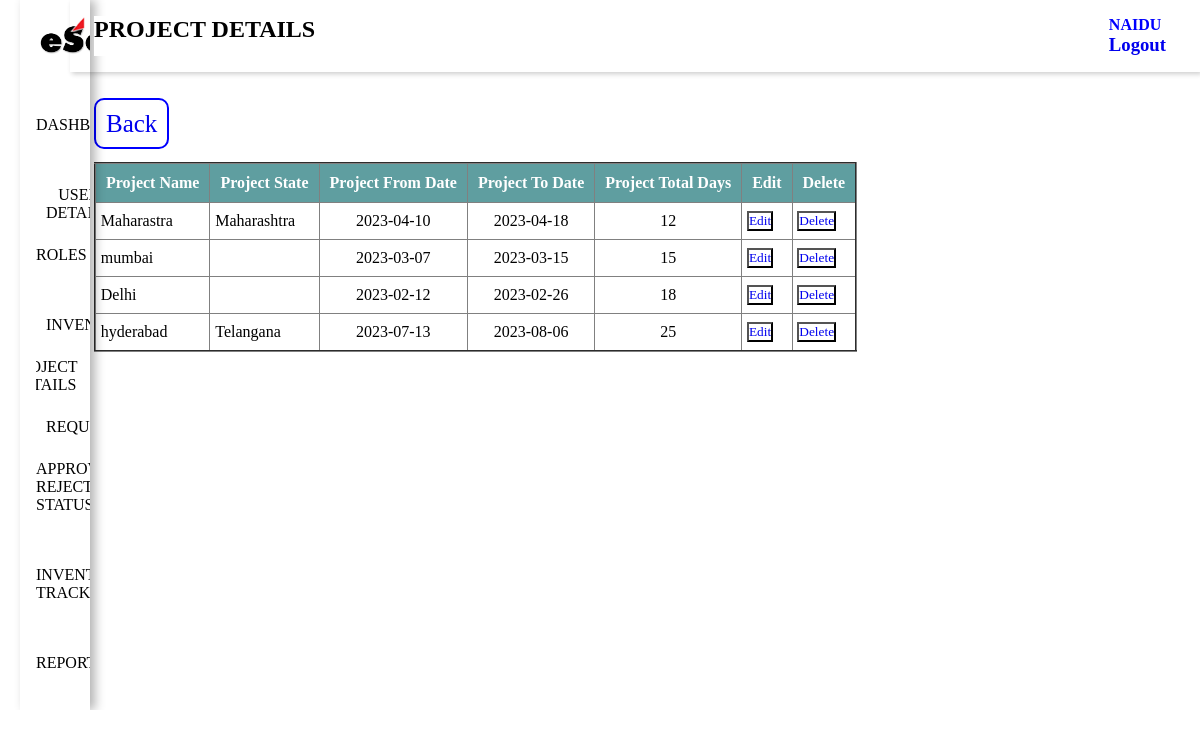
Screenshot of /projectdisplay.php (signed in) with the database file from the repository.
### tables this page shows
CREATE TABLE `rolemasterinfo` (
  `roleid` varchar(100) NOT NULL,
  `rolename` varchar(100) NOT NULL,
  `employeelist` varchar(200) NOT NULL,
  `employeecreation` varchar(150) NOT NULL,
  `employeeupdate` varchar(200) NOT NULL,
  `employeedelete` varchar(200) NOT NULL,
  `roles` varchar(200) NOT NULL,
  `inventorylist` varchar(200) NOT NULL,
  `inventorycreation` varchar(200) NOT NULL,
  `requestlist` varchar(200) NOT NULL,
  `requestcreation` varchar(100) NOT NULL,
  `report` varchar(100) NOT NULL,
  `approvalrejectedstatus` varchar(100) NOT NULL,
  `projectlist` varchar(100) NOT NULL,
  `projectcreation` varchar(100) NOT NULL,
  `projectupdate` varchar(100) NOT NULL,
  `projectdelete` varchar(100) NOT NULL,
  `inventorytracking` varchar(100) NOT NULL
);

CREATE TABLE `employcreation` (
  `empid` varchar(200) NOT NULL,
  `empname` varchar(249) NOT NULL,
  `mobileno` int(11) NOT NULL,
  `email` varchar(150) NOT NULL,
  `role` varchar(200) NOT NULL,
  `gender` varchar(250) NOT NULL,
  `password` varchar(200) NOT NULL,
  `createdby` varchar(123) NOT NULL,
  `createdon` timestamp NOT NULL DEFAULT current_timestamp(),
  `updatedby` varchar(123) NOT NULL,
  `updatedon` timestamp NOT NULL DEFAULT current_timestamp()
);

CREATE TABLE `project_details` (
  `Projectid` varchar(200) NOT NULL,
  `Projectname` varchar(250) NOT NULL,
  `projectstate` varchar(200) NOT NULL,
  `Projectstatus` varchar(200) NOT NULL,
  `Projectfromdate` date NOT NULL,
  `Projecttodate` date NOT NULL,
  `Totalduration` int(11) NOT NULL,
  `createdby` varchar(100) NOT NULL,
  `createdon` timestamp NOT NULL DEFAULT current_timestamp(),
  `updatedby` varchar(100) NOT NULL,
  `updatedon` timestamp NOT NULL DEFAULT current_timestamp()
);

### projectdisplay.php (the view, shortened to what this page needs)
<?php
include "config.php";
$query = mysqli_query($conn,"SELECT * FROM `employcreation` WHERE `empid`='".$_SESSION['empid']."' AND `password` = '".$_SESSION['password']."'");
while($row = mysqli_fetch_row($query)){
     $id = $row[4];
     $name = $row[1];
}
?>
<?php
$separateQuery = "SELECT `projectlist` FROM `rolemasterinfo` WHERE `roleid` = '$id'";
$separateResult = mysqli_query($conn,$separateQuery);
while($separateRow = mysqli_fetch_assoc($separateResult)){
    if($separateRow['projectlist'] == 1){
?>
<!DOCTYPE html>
<html lang="en">
<head>
    <link rel="stylesheet" href="task1.css">
    <link rel="stylesheet" href="hover.css">
</head>
    <div class="sidebar">
            <div class="sidebar-brand">
                <span id="kleenpulse"><img src="esoft.jpg" alt=""></span>
            </div>
            <div class="sidebar-menu">
            <ul>
                    <li>
                        <?php
                        $separatePageQuery = "SELECT * FROM `rolemasterinfo` WHERE `roleid` = '$id' ";
                        $separatePageResult = mysqli_query($conn,$separatePageQuery);
                        while($separatePageRow = mysqli_fetch_assoc($separatePageResult)){
                            ?>
                            <div>
                                <a href="task1.php">Dashboard</a>
                            </div>
                            <?php
                            if($separatePageRow['employeecreation'] == 1){
                                ?>
                                 <div class="dropdown">
                                                <button class="dropbtn" style="position:relative;">user details</button>
                                                </div>
                                <?php
                            }
                            if($separatePageRow['roles'] == 1){
                                ?>
                                 <div>
                                                <a href="rolespage.php" >Roles</a>
                                                </div>
                                <?php
                            }
                            if($separatePageRow['inventorycreation'] == 1){
                                ?>
                                <div class="dropdown">
                                                <button class="dropbtn">Inventory</button>
                                                </div>
                                <?php
                            }
                            if($separatePageRow['projectcreation'] == 1){
                                ?>
                                  <div class="dropdown">
                                                <button class="dropbtn" style="position:relative;right:36px;">Project Details</button>
                                                </div>
                                <?php
                            }
                            if($separatePageRow['requestcreation'] == 1){
                                ?>
                                  <div class="dropdown">
                                                <button class="dropbtn">Requests</button>
                                                </div>
                                <?php
                            }
                            if($separatePageRow['approvalrejectedstatus'] == 1){
                                ?>
                                <div>
                                                <a href="status.php">Approval Rejected Status</a>
                                                </div>
                                <?php
                            }
                                ?>
                                <?php
                            if($separatePageRow['inventorytracking'] == 1){
                                ?>
                                <div>
                                    <a href="dispatch.php">Inventory tracking</a>
                                </div>
                                <?php
                            }
                            if($separatePageRow['report'] == 1){
                             ?>
                              <div>
                                               <a href="report.php">Reports</a>
                                               </div>
                             <?php
                            }
                        }
                        ?>
                    </li>
                </ul>
            </div>
    </div>
    <div class="main-wrapper">
    <div class="main-content">
            <header>
                <h2 class="heading" id="dashboard">
                    Project Details
                    </h2>
                <div class="user-wrapper">
                    <div>
                        <h4><?php echo $name ; ?> </h4>
                        <h3><a href="index.php">Logout</a></h3>
                    </div>
                </div>
            </header>
             <main style="margin-top:0px;">
    <a href="task1.php" style= "font-size: 25px;
    border: 2px solid blue;
    border-radius: 10px;
    padding: 10px;
    position:relative;
    top:30px;">Back</a>
<br><br>
<?php
include "config.php";
$sql = "SELECT * FROM `project_details`";
$result = $conn->query($sql);
?>
<table border="2">
<br><br>
<tr  class="form">
    <th>Project Name</th>
    <th>Project State</th>
    <th>Project From Date</th>
    <th>Project To Date</th>
    <th>Project Total Days</th>
    <th>Edit</th>
    <th>Delete</th>
</tr>
<tbody  style ="text-align:center">
                <?php
                if($result){
                    while($row = mysqli_fetch_assoc($result)){
                        $Projectid = $row['Projectid'];
                        $Projectname = $row['Projectname'];
                        $Projectstate = $row['projectstate'];
                        $Projectfromdate = $row['Projectfromdate'];
                        $Projecttodate = $row['Projecttodate'];
                        $Totalduration = $row['Totalduration'];
            echo '<tr>
            <td>'.$Projectname.'</td>
            <td>'.$Projectstate.'</td>
            <td style="text-align:center;">'.$Projectfromdate.'</td>
            <td style="text-align:center;">'.$Projecttodate.'</td>
            <td style="text-align:center;">'.$Totalduration.'</td>
            <td>
            <button class="btn btn-primary"><a href="projectupdate.php? updateid='.$Projectid.' " class="text-light">Edit</a></button>
            </td>
            <td>
            <button class="btn btn-danger"><a href="projectdelete.php? deleteid='.$Projectid.' " class="text-light">Delete</a></button>
            </td>
            </tr>
            ';
                        ?>
                        <?php
                    }
                }
                    ?>
            </tbody>
</table>
</body>
</main>
</html>
        <?php
    }
    }
?>

### task1.css (style rules this page uses)
:root { --for-heading: #3b026b; --color-dark: #1d2231; --text-grey: #8390a2; --dark-BG: #001623; --content-BG: #022d47; --dark-text: #b200ff; --icon-color: #520293; --purple: linear-gradient(45deg, #99013e, #7f02ed); --pink: linear-gradient(45deg, #770233, #ff0066); --orange: linear-gradient(45deg, #ff9000, #ffd400); --moon: linear-gradient(45deg, #ff9000, #7f02ed); --moon-only: linear-gradient(45deg, #fff, #7f02ed); --sun: linear-gradient(45deg, #ffc700, #8300ff); --transition: all 400ms; --new-content: rgba(255, 255, 255, .5); --indicator: rgba(255, 255, 255,.7) }
* { padding: 0; margin: 0; font-family: Poppins; box-sizing: border-box; outline: none; user-select: none; list-style-type: none; text-decoration: none; transition: all 400ms; overflow-x: hidden; background-color: white; }
.sidebar { width: 170px; position: fixed; left: 0; top: 0; margin-left:20px; height: 100%; backdrop-filter: blur(6px); box-shadow: 5px 0 10px rgba(0, 0, 0, .3); z-index: 100; transition: width 300ms; }
.sidebar-brand { height: 90px; padding: 1rem 0rem 1rem 2rem; }
.sidebar-brand span { display: inline-block; padding-right: 1rem; }
.sidebar-menu li { width: 100%; margin-bottom: 1.7rem; padding-left: 1rem; }
.sidebar-menu a { display: block; color: black; text-transform: uppercase; font-weight: 500; overflow: hidden; }
.sidebar-menu { margin-top: 1rem; }
.main-content { transition: margin-left 300ms; margin-left: 250px; background: rgba(0, 0, 0, .2); }
header { background: var(--new-BG); display: flex; justify-content: space-between; padding: 1rem 1.5rem; box-shadow: 2px 2px 5px rgba(0, 0, 0, .2); position: fixed; left: 250px; width: calc(100% - 250px); top: 0; z-index: 100; transition: left 300ms; }
header h2 { color: black; text-transform: uppercase; }
.user-wrapper { display: flex; align-items: center; padding: 0 10px; }
.user-wrapper div h4 { color: blue; }
h4 { text-transform:uppercase; }
main { margin-top: 0px; padding: 5rem 1.5rem; min-height: calc(100vh - 90px); }
.heading { color:black; }
table { border-collapse: collapse; }
td { padding: .5rem 0.3rem; font-size: 1rem; color: #000; }
@media only screen and (max-width: 1200px) { .sidebar { width: 70px; } }
@media only screen and (max-width: 1200px) { .sidebar .sidebar-brand, .sidebar li { padding-left: 1rem; text-align: center; } }
@media only screen and (max-width: 1200px) { .sidebar li a { margin-bottom: 2rem !important; } }
@media only screen and (max-width: 1200px) { .sidebar li a { padding-left: 0rem; } }
@media only screen and (max-width: 1200px) { .main-content { margin-left: 70px; } }
@media only screen and (max-width: 1200px) { .main-content header { width: calc(100% - 70px); left: 70px; } }

### hover.css (style rules this page uses)
.dropbtn { color: black; padding: 10px; font-size: 16px; border: none; text-transform:uppercase; }
.dropdown { position: relative; display: inline-block; }
div > a { padding: 10px; }

### projectdisplay.php (style rules this page uses)
span > img { width:115px; }
.form { padding: 0; margin: 0; font-family: 'Rajdhani', sans-serif; box-sizing: border-box; outline: none; user-select: none; list-style-type: none; text-decoration: none; transition: all 400ms; overflow-x: hidden; background-color: azure; }
th { padding:10px; background-color:#5f9ea0; color:#fff; }
td { text-align:left; }

### rows the page displays
rolemasterinfo: employeecreation "USER DETAILS", roles "ROLES", inventorycreation "INVENTORY", projectcreation "PROJECT DETAILS", requestcreation "REQUESTS", approvalrejectedstatus "APPROVAL REJECTED STATUS", inventorytracking "INVENTORY TRACKING", report "REPORTS"
employcreation: empname "NAIDU"
project_details: Projectname "Maharastra", projectstate "Maharashtra", Projectfromdate "2023-04-10", Projecttodate "2023-04-18", Totalduration "12"
project_details: Projectname "mumbai", Projectfromdate "2023-03-07", Projecttodate "2023-03-15", Totalduration "15"
project_details: Projectname "Delhi", Projectfromdate "2023-02-12", Projecttodate "2023-02-26", Totalduration "18"
project_details: Projectname "hyderabad", projectstate "Telangana", Projectfromdate "2023-07-13", Projecttodate "2023-08-06", Totalduration "25"
